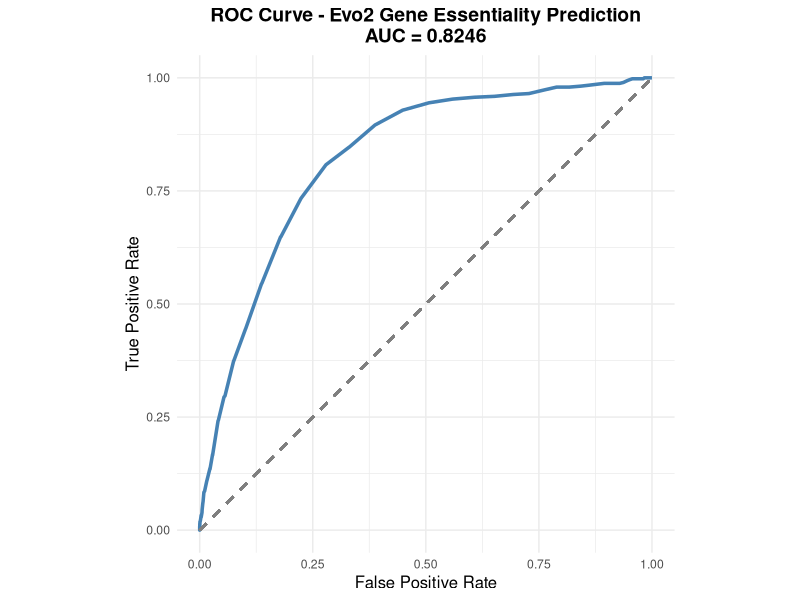

Write the R code that produced this figure.
#!/usr/bin/env Rscript
# Regenerate ROC plot from saved ROC data

library(ggplot2)
library(readr)

# Load ROC data
roc_data <- read_csv("results/validation/roc_data.csv")

# Load performance metrics
perf <- read_csv("results/validation/performance_metrics.csv")
auc_value <- perf$Value[1]

# Create ROC plot
p_roc <- ggplot(roc_data, aes(x = FPR, y = TPR)) +
  geom_line(size = 1.2, color = "steelblue") +
  geom_segment(aes(x = 0, xend = 1, y = 0, yend = 1), 
               color = "grey50", linetype = "dashed", size = 0.8) +
  labs(
    title = sprintf("ROC Curve - Evo2 Gene Essentiality Prediction\nAUC = %.4f", auc_value),
    x = "False Positive Rate",
    y = "True Positive Rate"
  ) +
  xlim(0, 1) + ylim(0, 1) +
  theme_minimal() +
  theme(
    plot.title = element_text(hjust = 0.5, size = 14, face = "bold"),
    axis.title = element_text(size = 12),
    aspect.ratio = 1
  )

# Save plot
png("results/validation/roc_curve.png", width = 800, height = 800, res = 120)
print(p_roc)
dev.off()

cat("ROC plot saved to: results/validation/roc_curve.png\n")